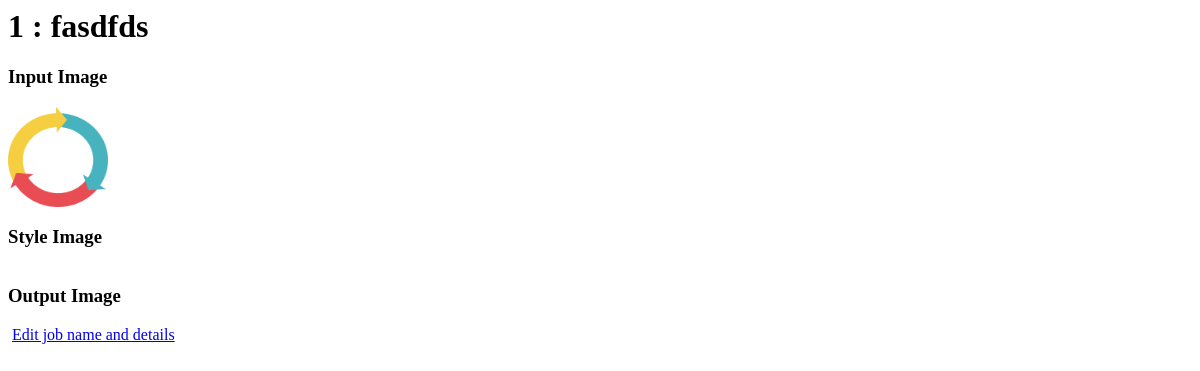
The page /deepstyle/1/ on the database as committed earlier.
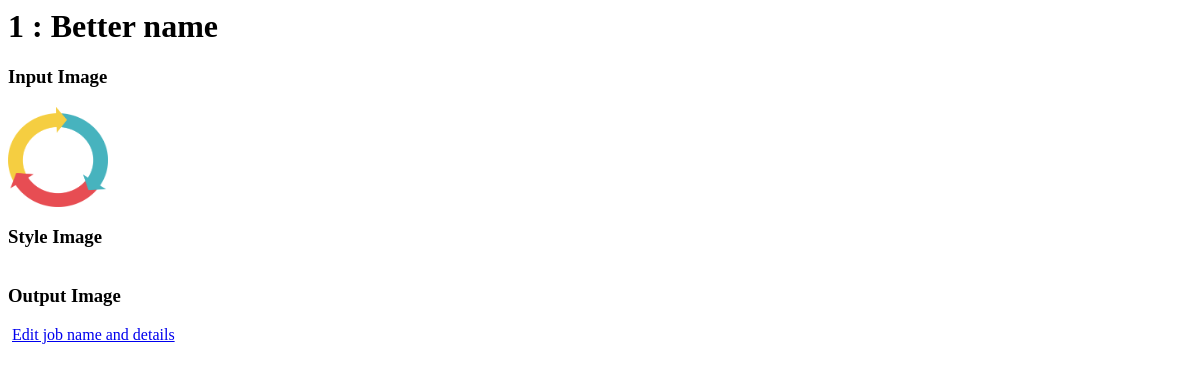
The same page on the database as committed later.
### deepstyle/models.py (models this page shows, shortened)
class Job(models.Model):
    job_name = models.CharField(max_length = 200)
    job_description = models.TextField(default="Just another deepstyle job")
    input_image = models.ForeignKey(Image, blank = False, null = "False", related_name='+')
    style_image = models.ForeignKey(Image, blank = False, null = "False",  related_name='+')
    output_image = models.ForeignKey(
        Image,
        models.SET_NULL,
        blank = True,
        null = True,
        related_name='+'
    )
    output_width = models.PositiveSmallIntegerField()
    iterations = models.PositiveIntegerField(default = 1000)
    content_weight = models.FloatField(default = 5e0)
    content_weight_blend = models.FloatField(default = 1)
    style_weight = models.FloatField(default = 5e2)
    learning_rate = models.FloatField(default = 1e1)
    style_layer_weight_exp = models.FloatField(default = 1)
    perserve_color = models.BooleanField(default = False)
    POOLING_OPTIONS = (
        ('MAX', "max"),
        ('AVG', "avg")
    )
    pooling = models.CharField(max_length = 3, choices = POOLING_OPTIONS, default = 'MAX') # max pooling is default?
    QUEUED = 'Q'
    INPROGRESS = 'P'
    COMPLETED = 'C'
    JOB_STATUS_OPTIONS = (
        (QUEUED, "Queued"),
        (INPROGRESS, "In Progress"),
        (COMPLETED, "Completed")
    )
    job_status = models.CharField(max_length = 1, choices = JOB_STATUS_OPTIONS, default = QUEUED)
    job_added = models.DateTimeField(default = datetime.now)
    job_start = models.DateTimeField(blank = True, null = True)
    job_completed = models.DateTimeField(blank = True, null = True)

class Image(models.Model):
    image_name = models.CharField(max_length = 500)
    image_description = models.TextField(default = "Just another image")
    image_path = models.FileField()
    INPUT_IMAGE = 'I'
    OUTPUT_IMAGE = 'O'
    IMAGE_TYPE_OPTIONS = (
        (INPUT_IMAGE, "Input"),
        (OUTPUT_IMAGE, "Output")
    )
    image_type = models.CharField(max_length = 1, choices = IMAGE_TYPE_OPTIONS, default = INPUT_IMAGE)

### deepstyle/views.py (the view)
# urls.py: url(r'^(?P<pk>[0-9]+)/$', views.DetailView.as_view(), name='detail'),
class DetailView(generic.DetailView):
    model = Job
    template_name = 'deepstyle/detail.html'

### deepstyle/templates/deepstyle/detail.html (shortened to what this page needs)
<h1>{{ job.id }} : {{ job.job_name }}</h1>
<h3>Input Image</h3>
<img src="{{ job.input_image.image_path.url }}" alt="" width="100px" height="100px">
<h3>Style Image</h3>
<h3>Output Image</h3>
<a href="{% url 'deepstyle:EditJob' job.id %}">Edit job name and details</a>

Rows that differ between the two databases and show on the page:
changed Job id 1: job_name "fasdfds" → "Better name"
